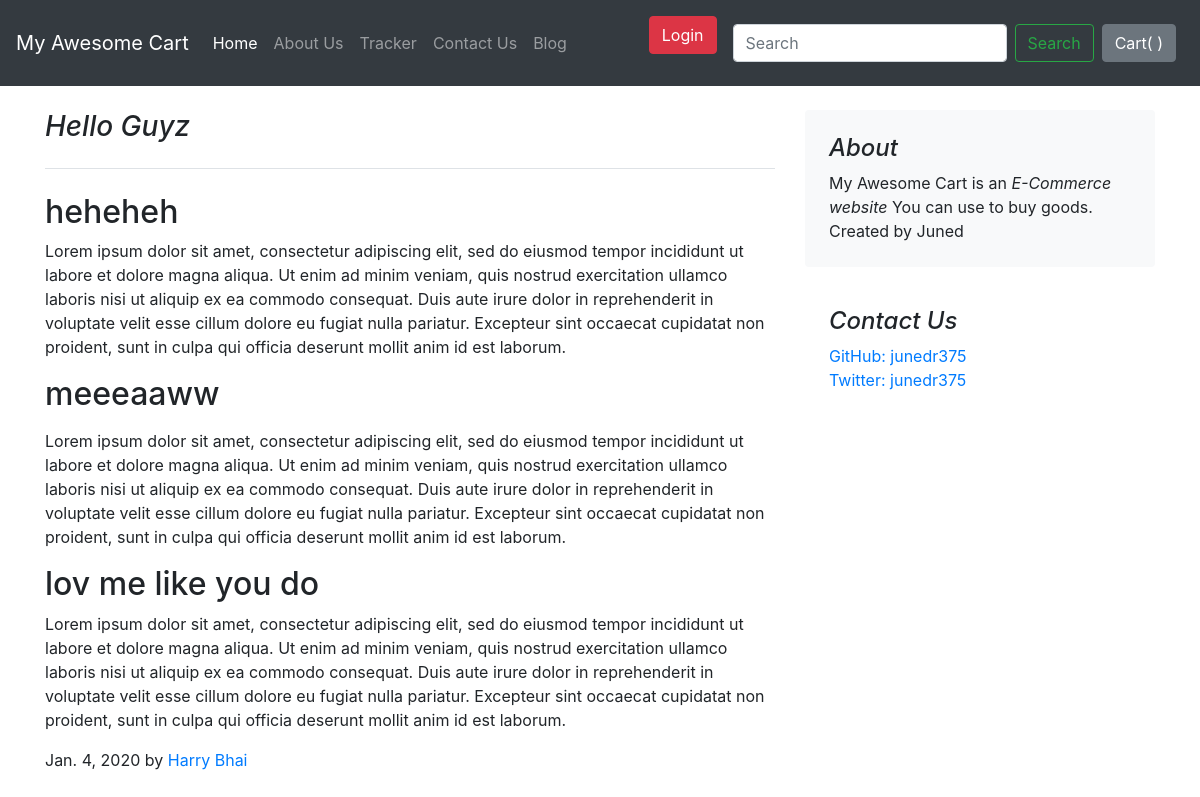
The app's page /blog/blogpost/2 with its own data.
### blog/models.py (models this page shows)
class Blogpost(models.Model):
    post_id = models.AutoField(primary_key=True)
    title = models.CharField(max_length=50)
    pub_name = models.CharField(max_length=50, default="")
    head0 = models.CharField(max_length=500, default="")
    chead0 = models.CharField(max_length=5000, default="")
    head1 = models.CharField(max_length=500, default="")
    chead1 = models.CharField(max_length=5000, default="")
    head2 = models.CharField(max_length=500, default="")
    chead2 = models.CharField(max_length=5000, default="")
    pub_date = models.DateField()
    thumbnail = models.ImageField(upload_to='shop/images', default="")
    def __str__(self):
        return self.title

### blog/views.py (the view)
# urls.py: path("blogpost/<int:id>",views.blogpost, name="blogPost"),
def	blogpost(request, id):
	post = Blogpost.objects.filter(post_id=id)[0]
	print(post)
	return render(request,'blog/blogpost.html',
		{'post':post})

### blog/templates/blog/blogpost.html (shortened to what this page needs)
{% extends 'blog/basic.html' %}
{% block body %}
<div class="container mt-4">
    <div class="row my-2">
        <div class="col-md-8 blog-main">
            <h3 class="pb-4 mb-4 font-italic border-bottom">
                {{post.title}}
            </h3>
            <div class="blog-post">
                <h2 class="blog-post-title">{{post.head0}}</h2>
                <p>{{post.chead0}}</p>
                <h2 class="blog-post-title">{{post.head1}}</h2>
                <p>{{post.chead1}}</p>
                <h2 class="blog-post-title">{{post.head2}}</h2>
                <p>{{post.chead2}}</p>
                <p class="blog-post-meta">{{post.pub_date}} by <a href="#">{{post.pub_name}}</a></p>
            </div>
        </div>
        <aside class="col-md-4 blog-sidebar">
            <div class="p-4 mb-3 bg-light rounded">
                <h4 class="font-italic">About</h4>
                <p class="mb-0">My Awesome Cart is an <em>E-Commerce website</em> You can use to buy goods. Created by Juned</p>
            </div>
            <div class="p-4">
                <h4 class="font-italic">Contact Us</h4>
                <ol class="list-unstyled">
                    <li><a href="#">GitHub: junedr375</a></li>
                    <li><a href="#">Twitter: junedr375</a></li>
                </ol>
            </div>
        </aside>
    </div>
</div>
{% endblock%}

### records on screen
Blogpost: title "Hello Guyz", head0 "heheheh", chead0 "Lorem ipsum dolor sit amet, consectetur adipiscing elit, sed do eiusmod tempor incididunt ut labore et dolore magna aliqua. Ut enim ad minim veniam, quis nostrud exercitation ullamco laboris nisi ut aliquip ex ea commodo consequat. Duis aute irure dolor in reprehenderit in voluptate velit esse cillum dolore eu fugiat nulla pariatur. Excepteur sint occaecat cupidatat non proident, sunt in culpa qui officia deserunt mollit anim id est laborum.", head1 "meeeaaww", chead1 "Lorem ipsum dolor sit amet, consectetur adipiscing elit, sed do eiusmod tempor incididunt ut labore et dolore magna aliqua. Ut enim ad minim veniam, quis nostrud exercitation ullamco laboris nisi ut aliquip ex ea commodo consequat. Duis aute irure dolor in reprehenderit in voluptate velit esse cillum dolore eu fugiat nulla pariatur. Excepteur sint occaecat cupidatat non proident, sunt in culpa qui officia deserunt mollit anim id est laborum.", head2 "lov me like you do", chead2 "Lorem ipsum dolor sit amet, consectetur adipiscing elit, sed do eiusmod tempor incididunt ut labore et dolore magna aliqua. Ut enim ad minim veniam, quis nostrud exercitation ullamco laboris nisi ut aliquip ex ea commodo consequat. Duis aute irure dolor in reprehenderit in voluptate velit esse cillum dolore eu fugiat nulla pariatur. Excepteur sint occaecat cupidatat non proident, sunt in culpa qui officia deserunt mollit anim id est laborum.", pub_date "Jan. 4, 2020", pub_name "Harry Bhai"
